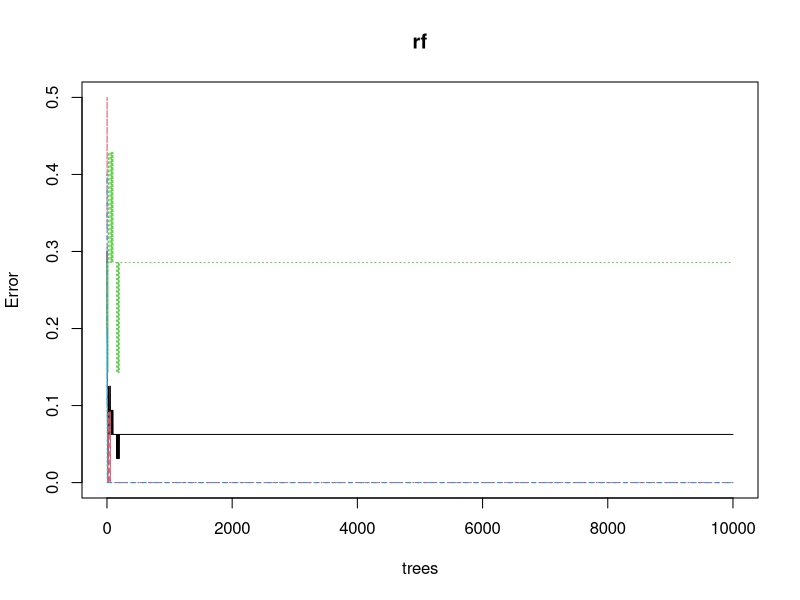
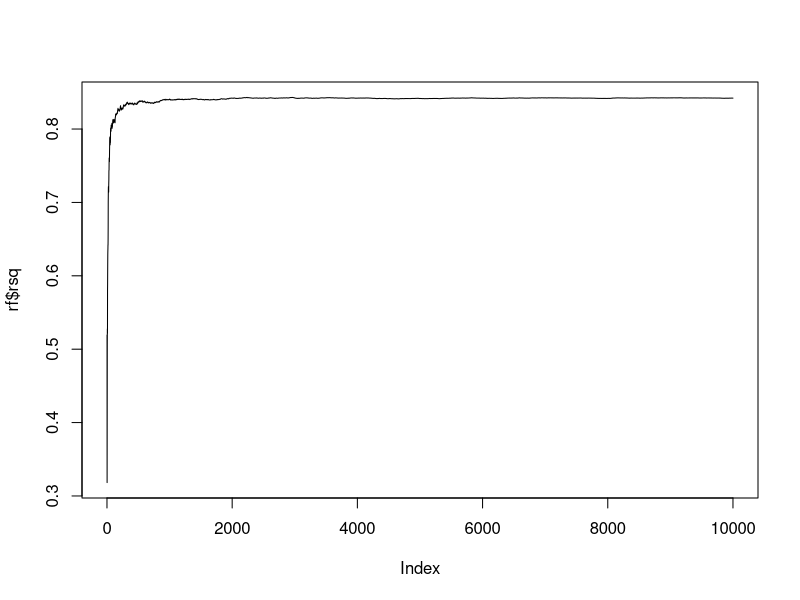
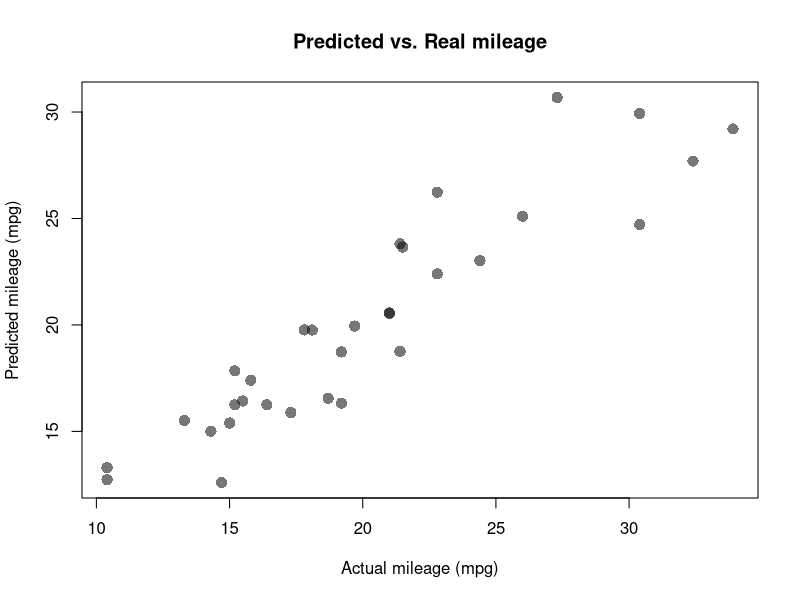

Here is the R script that generated these plots, in order:
# TODO
# - Remove part of the dataset (like for LDA) and assess quality of prediction

# Clean environment
rm(list=ls())

# Loading libraries
library(randomForest)


##### Predicting number of cylinders
# Load data
data = mtcars[,-2]

# Random Forest on all samples
rf = randomForest(data, as.factor(mtcars$cyl), ntree=10000)

# It is a classification problem (categories)
rf$type

# How good did we do?
plot(rf)
rf$votes

# See how good our prediction is
rf$confusion

# Prediction
prediction = data.frame(mtcars$cyl, as.numeric(as.character(rf$predicted)))
prediction = data.frame(prediction, prediction[,1] == prediction[,2])
row.names(prediction) = row.names(mtcars)
names(prediction) = c("Real", "Predicted", "Correct")
prediction
mean(prediction[,3])

# Find the important factors
importance = data.frame(rf$importance[order(rf$importance, decreasing=T),])
names(importance) = "Importance"
importance



##### Predicting gas consumption
# Load data
data = mtcars[,-1]

# Random Forest on all samples
rf = randomForest(data, mtcars$mpg, ntree=10000)

# It is a regression problem
rf$type

# Proportion of explained variance
plot(rf$rsq, type='l')

# See how good our prediction is
plot(mtcars$mpg, rf$predicted, pch=16, cex=1.5, col="#00000088",
     main="Predicted vs. Real mileage", ylab="Predicted mileage (mpg)",
     xlab="Actual mileage (mpg)")

# Find the important factors
imp = data.frame(sort(rf$importance[,1], decreasing=T))
names(imp) = c("Importance")
imp

